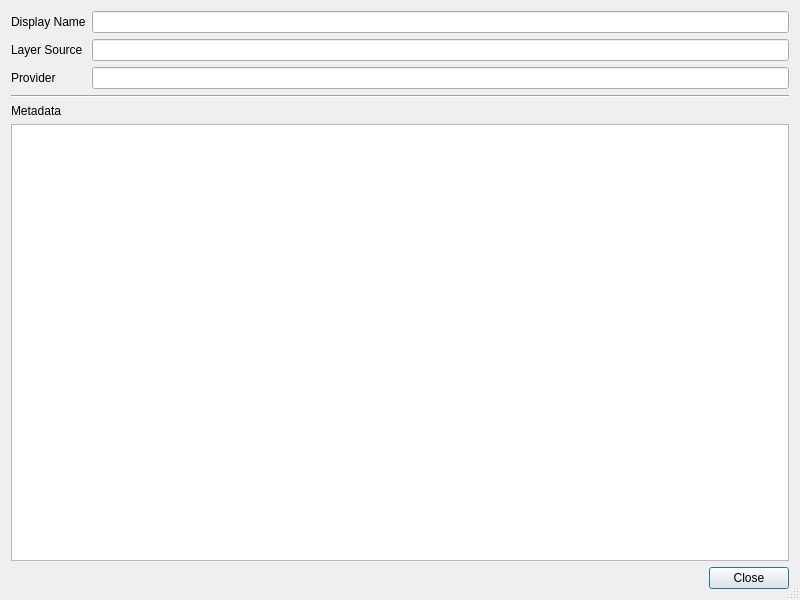
<?xml version="1.0" encoding="UTF-8"?>
<ui version="4.0">
 <class>QgsBrowserLayerPropertiesBase</class>
 <widget class="QDialog" name="QgsBrowserLayerPropertiesBase">
  <property name="geometry">
   <rect>
    <x>0</x>
    <y>0</y>
    <width>800</width>
    <height>600</height>
   </rect>
  </property>
  <property name="windowTitle">
   <string>Dialog</string>
  </property>
  <property name="sizeGripEnabled">
   <bool>true</bool>
  </property>
  <layout class="QVBoxLayout" name="verticalLayout">
   <item>
    <layout class="QGridLayout" name="gridLayout">
     <item row="0" column="0">
      <widget class="QLabel" name="label">
       <property name="text">
        <string>Display Name</string>
       </property>
      </widget>
     </item>
     <item row="1" column="0">
      <widget class="QLabel" name="label_2">
       <property name="text">
        <string>Layer Source</string>
       </property>
      </widget>
     </item>
     <item row="0" column="1">
      <widget class="QLineEdit" name="leName">
       <property name="enabled">
        <bool>true</bool>
       </property>
       <property name="readOnly">
        <bool>true</bool>
       </property>
      </widget>
     </item>
     <item row="1" column="1">
      <widget class="QLineEdit" name="leSource">
       <property name="enabled">
        <bool>true</bool>
       </property>
       <property name="readOnly">
        <bool>true</bool>
       </property>
      </widget>
     </item>
     <item row="2" column="0">
      <widget class="QLabel" name="label_4">
       <property name="text">
        <string>Provider</string>
       </property>
      </widget>
     </item>
     <item row="2" column="1">
      <widget class="QLineEdit" name="leProvider">
       <property name="enabled">
        <bool>true</bool>
       </property>
       <property name="readOnly">
        <bool>true</bool>
       </property>
      </widget>
     </item>
    </layout>
   </item>
   <item>
    <widget class="Line" name="line">
     <property name="orientation">
      <enum>Qt::Horizontal</enum>
     </property>
    </widget>
   </item>
   <item>
    <widget class="QLabel" name="label_3">
     <property name="text">
      <string>Metadata</string>
     </property>
    </widget>
   </item>
   <item>
    <widget class="QTextBrowser" name="txtbMetadata"/>
   </item>
   <item>
    <layout class="QHBoxLayout" name="horizontalLayout_2">
     <item>
      <widget class="QLabel" name="lblNotice">
       <property name="enabled">
        <bool>true</bool>
       </property>
       <property name="text">
        <string/>
       </property>
      </widget>
     </item>
     <item>
      <widget class="QDialogButtonBox" name="buttonBox">
       <property name="orientation">
        <enum>Qt::Horizontal</enum>
       </property>
       <property name="standardButtons">
        <set>QDialogButtonBox::Close</set>
       </property>
      </widget>
     </item>
    </layout>
   </item>
  </layout>
 </widget>
 <tabstops>
  <tabstop>leName</tabstop>
  <tabstop>leSource</tabstop>
  <tabstop>leProvider</tabstop>
  <tabstop>txtbMetadata</tabstop>
  <tabstop>buttonBox</tabstop>
 </tabstops>
 <resources/>
 <connections>
  <connection>
   <sender>buttonBox</sender>
   <signal>accepted()</signal>
   <receiver>QgsBrowserLayerPropertiesBase</receiver>
   <slot>accept()</slot>
   <hints>
    <hint type="sourcelabel">
     <x>248</x>
     <y>254</y>
    </hint>
    <hint type="destinationlabel">
     <x>157</x>
     <y>274</y>
    </hint>
   </hints>
  </connection>
  <connection>
   <sender>buttonBox</sender>
   <signal>rejected()</signal>
   <receiver>QgsBrowserLayerPropertiesBase</receiver>
   <slot>reject()</slot>
   <hints>
    <hint type="sourcelabel">
     <x>316</x>
     <y>260</y>
    </hint>
    <hint type="destinationlabel">
     <x>286</x>
     <y>274</y>
    </hint>
   </hints>
  </connection>
 </connections>
</ui>
